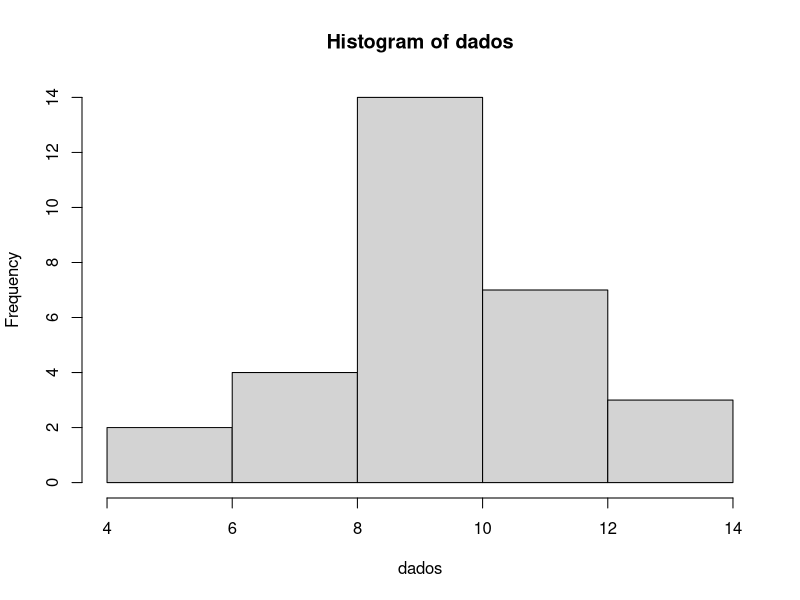
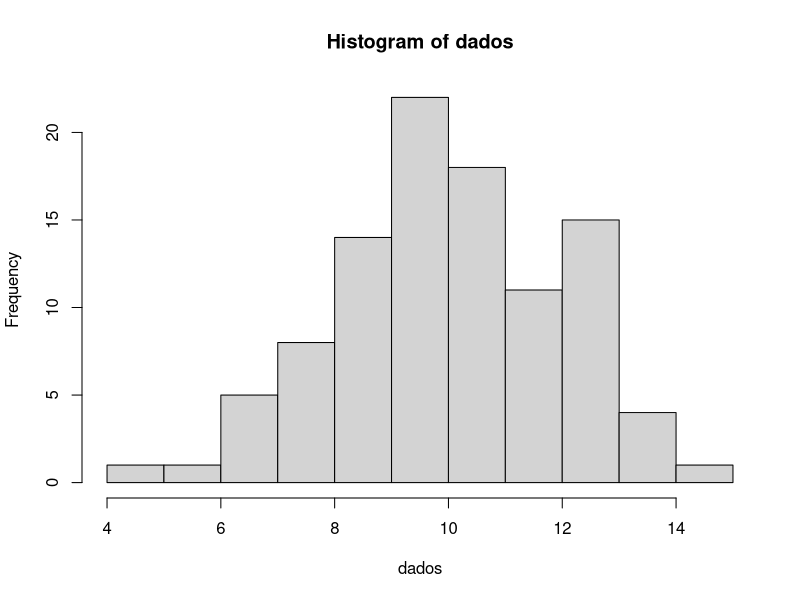
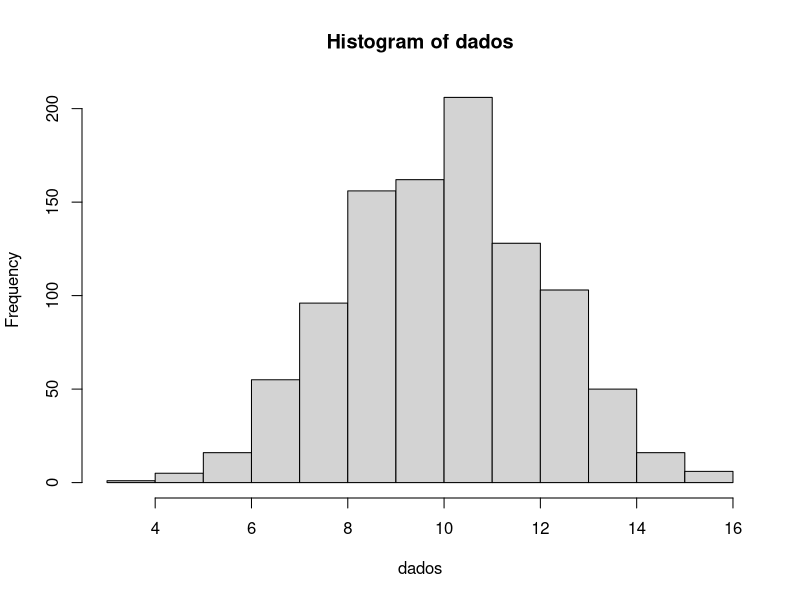

Source code (R) for these figures, in order:
#Gerando números aleatórios
#para simulação
set.seed(20)
dados=rnorm(n=30,mean=10,sd=2)
dados
hist(dados) #n=30

set.seed(20)
dados=rnorm(n=100,mean=10,sd=2)
dados
hist(dados) #n=100

set.seed(20)
dados=rnorm(n=1000,mean=10,sd=2)
dados
hist(dados) #n=1000

mean(dados) #Média
median(dados)
var(dados) #Variância
sd(dados)

erro_padrao=sd(dados)/sqrt(length(dados))
#OU
n=length(dados)
desviop=sd(dados)
erro=desviop/n
erro
